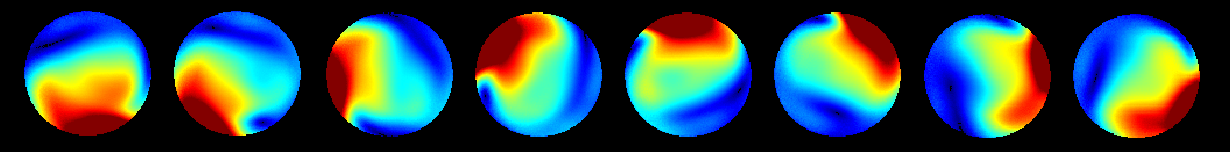
#> input picture sample/figure1.png, 1230 x 152 px
$ python rescale_colormap.py sample/figure1.png out.png 1.0 1.0
#> lines starting #> are read from the running program, lines starting #| are printed output that depends on the picture; after the words box and inside, x2 and y2 are one past the last pixel; in counts of white or black regions, pixels touching at a corner belong together
#!/usr/bin/env python3
"""
jet colormap 이미지의 스케일을 변경하는 스크립트
컬러 이미지를 그레이스케일 강도로 변환 후 스케일 조정하고 다시 jet colormap 적용
"""

import numpy as np
from PIL import Image
import matplotlib.pyplot as plt
import matplotlib.cm as cm


def rescale_colormap_image(input_path, output_path, original_max=0.5, new_max=0.2):
    """
    jet colormap이 적용된 이미지의 스케일을 변경합니다.

    Parameters:
    -----------
    input_path : str
        입력 PNG 파일 경로
    output_path : str
        출력 PNG 파일 경로
    original_max : float
        원본 데이터의 최대값 (예: 0.5)
    new_max : float
        새로운 최대값 (예: 0.2)
    """
#> called with input_path = 'sample/figure1.png', output_path = 'sample/figure1_rescaled.png', original_max = 0.5, new_max = 0.2
    print(f"\n처리 중: {input_path}")
    print(f"범위 변경: 0-{original_max} → 0-{new_max}")

    # 이미지 로드
    img = Image.open(input_path)
#> img is the input picture: PIL image 1230x152 RGBA; mean R, G, B, A 52.4, 76.8, 75, 255
    img_array = np.array(img)

    print(f"원본 이미지 크기: {img_array.shape}")
#| 원본 이미지 크기: (152, 1230, 4)
    print(f"원본 이미지 모드: {img.mode}")
#| 원본 이미지 모드: RGBA

    # RGBA 또는 RGB 이미지를 그레이스케일 강도로 변환
    if len(img_array.shape) == 3:
        # RGB 또는 RGBA의 경우
        if img_array.shape[2] == 4:  # RGBA
            rgb = img_array[:, :, :3]
            alpha = img_array[:, :, 3]
#> alpha: shape (152, 1230); every value is 255
        else:  # RGB
            rgb = img_array
            alpha = None

        # RGB를 luminance로 변환
        # 표준 luminance 공식: 0.299*R + 0.587*G + 0.114*B
        grayscale = np.dot(rgb, [0.299, 0.587, 0.114])
    else:
        grayscale = img_array.astype(float)
        alpha = None

    print(f"그레이스케일 값 범위: [{grayscale.min():.2f}, {grayscale.max():.2f}]")
#| 그레이스케일 값 범위: [0.00, 226.27]

    # 0이 아닌 값들 (배경 제외)
    # 검은색 배경 감지 (RGB 값이 모두 작은 경우)
    if len(img_array.shape) == 3:
        background_mask = np.all(img_array[:, :, :3] < 10, axis=2)
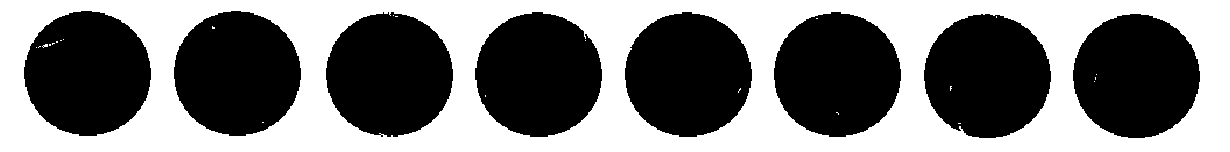
#> background_mask: shape (152, 1230) bool; 47.3% white; 24 white regions (23 under 20 px), largest, box (x1, y1, x2, y2) and area: (0, 0, 1230, 152) 88299
    else:
        background_mask = grayscale < 10

    non_bg_mask = ~background_mask
    non_bg_values = grayscale[non_bg_mask]

    if len(non_bg_values) == 0:
        print("경고: 배경이 아닌 픽셀이 없습니다.")
        return

    print(f"배경 제외 값 범위: [{non_bg_values.min():.2f}, {non_bg_values.max():.2f}]")
#| 배경 제외 값 범위: [15.28, 226.27]

    # 0-1 범위로 정규화
    original_min = non_bg_values.min()
#> original_min = 15.28
    original_max_val = non_bg_values.max()
#> original_max_val = 226.3

    normalized = np.zeros_like(grayscale)
    if original_max_val > original_min:
        normalized[non_bg_mask] = (non_bg_values - original_min) / (original_max_val - original_min)

    # 스케일 조정: 데이터 값 자체를 줄임 (0-0.5 → 0-0.2)
    # 예: 원래 0.5(빨간색)였던 값이 0.2가 되어 더 낮은 colormap 위치(녹색/파란색)로 매핑됨
    scale_factor = new_max / original_max
    scaled_normalized = normalized * scale_factor

    print(f"스케일 팩터: {scale_factor:.2f} (데이터 값을 {scale_factor:.1%}로 축소)")
    print(f"조정 후 값 범위: [{scaled_normalized[non_bg_mask].min():.3f}, {scaled_normalized[non_bg_mask].max():.3f}]")
#| 조정 후 값 범위: [0.000, 0.400]

    # jet colormap 적용
    cmap = cm.get_cmap('jet')
    colored = cmap(scaled_normalized)

    # 0-255 범위로 변환
    result_array = (colored * 255).astype(np.uint8)

    # 배경을 검은색으로 설정
    result_array[background_mask] = [0, 0, 0, 255]

    # 결과 저장
    result_img = Image.fromarray(result_array, mode='RGBA')
    result_img.save(output_path, dpi=(300, 300))

    print(f"저장 완료: {output_path}\n")


def main():
    import sys

    if len(sys.argv) < 3:
        print("사용법: python rescale_colormap.py <입력파일> <출력파일> [원본max] [새로운max]")
        print("예제: python rescale_colormap.py input.png output.png 0.5 0.2")
        sys.exit(1)

    input_file = sys.argv[1]
    output_file = sys.argv[2]
    original_max = float(sys.argv[3]) if len(sys.argv) > 3 else 0.5
    new_max = float(sys.argv[4]) if len(sys.argv) > 4 else 0.2

    rescale_colormap_image(input_file, output_file, original_max, new_max)


if __name__ == '__main__':
    # sample 이미지들 처리
    print("="*60)
    print("Jet Colormap 스케일 변경: 0-0.5 → 0-0.2")
    print("="*60)

    rescale_colormap_image('sample/figure1.png', 'sample/figure1_rescaled.png',
                          original_max=0.5, new_max=0.2)

    rescale_colormap_image('sample/figure2.png', 'sample/figure2_rescaled.png',
                          original_max=0.5, new_max=0.2)
#> call 2 of rescale_colormap_image, with input_path = 'sample/figure2.png', output_path = 'sample/figure2_rescaled.png', original_max = 0.5, new_max = 0.2
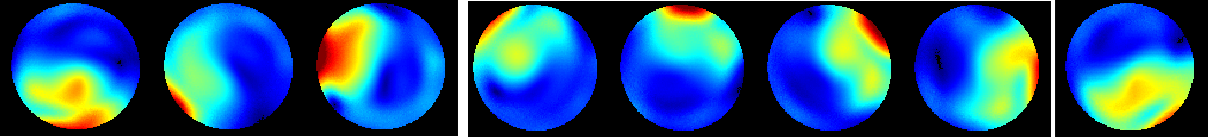
#> input picture sample/figure2.png, 1208 x 137 px
#> in rescale_colormap_image, img is the input picture: PIL image 1208x137 RGBA; mean R, G, B, A 31.2, 78.8, 120.1, 250.4
#| 원본 이미지 크기: (137, 1208, 4)
#| 원본 이미지 모드: RGBA
#> in rescale_colormap_image (call 2), `alpha = img_array[:, :, 3]`:
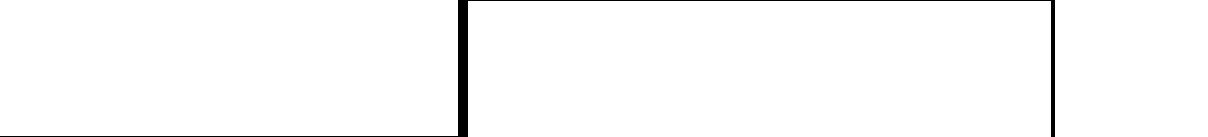
#> alpha: shape (137, 1208); 98.2% white; 1 black region, box (x1, y1, x2, y2) and area: (0, 0, 1055, 137) 2959
#| 그레이스케일 값 범위: [0.00, 226.27]
#> in rescale_colormap_image (call 2), `background_mask = np.all(img_array[:, :, :3] < 10, axis=2)`:
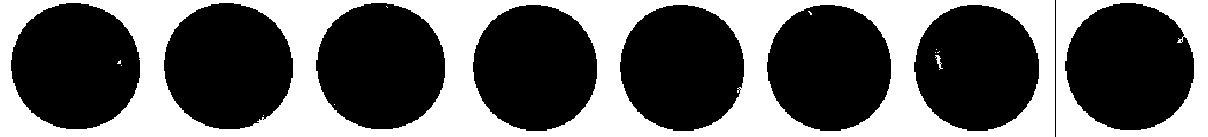
#> background_mask: shape (137, 1208) bool; 39.3% white; 12 white regions (9 under 20 px), largest, box (x1, y1, x2, y2) and area: (0, 0, 1055, 137) 56979, (1056, 0, 1208, 137) 8019, (935, 55, 943, 70) 46
#| 배경 제외 값 범위: [10.00, 226.27]
#> in rescale_colormap_image (call 2), `original_min = non_bg_values.min()`: original_min = 10
#> in rescale_colormap_image (call 2), `normalized[non_bg_mask] = (non_bg_values - original_min) / (original_m..`:
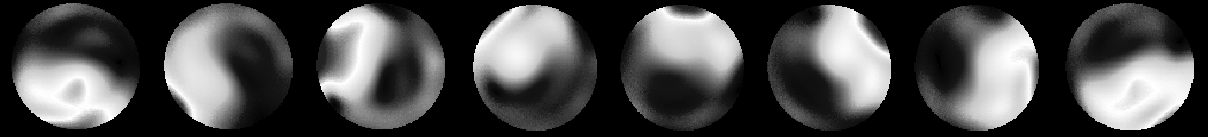
#> normalized: shape (137, 1208) float64; min 0, max 1, mean 0.292
#> in rescale_colormap_image (call 2), `scaled_normalized = normalized * scale_factor`:
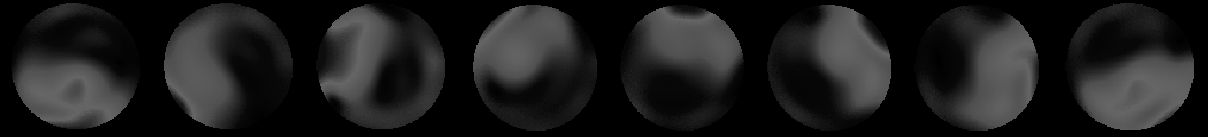
#> scaled_normalized: shape (137, 1208) float64; min 0, max 0.4, mean 0.117
#| 조정 후 값 범위: [0.000, 0.400]
#> in rescale_colormap_image (call 2), `result_array[background_mask] = [0, 0, 0, 255]`:
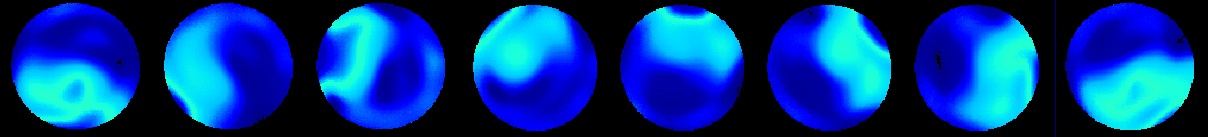
#> result_array: shape (137, 1208, 4); mean of channels 0, 1, 2, 3 1.9, 57.6, 136.5, 255; drawn as R, G, B

    print("="*60)
    print("완료! 결과 파일:")
    print("  - sample/figure1_rescaled.png")
    print("  - sample/figure2_rescaled.png")
    print("="*60)
